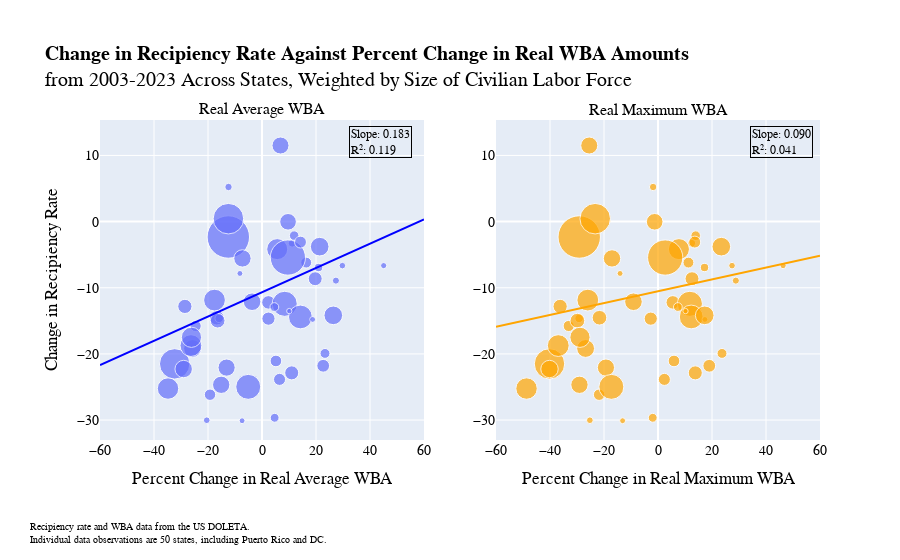

The cell this chart's notebook holds for it:
### Code cell
X = sm.add_constant(pct_changes_laborforce[['% Change in Real Maximum WBA (2003-2023)']])
y = pct_changes_laborforce['Change in Recipiency Rate (2003-2023)']
w = pct_changes_laborforce['Civilian Labor Force']

model = sm.WLS(y, X, weights=w).fit()

x_range = np.linspace(-60, 60, 100)
x_pred = pd.DataFrame({
    'const': 1,  # matches sm.add_constant()
    X.columns[1]: x_range
})
y_pred = model.predict(x_pred)
x_pred = x_pred[f'{X.columns[1]}']

X = sm.add_constant(pct_changes_laborforce[['% Change in Real Average WBA (2003-2023)']])
y = pct_changes_laborforce['Change in Recipiency Rate (2003-2023)']
w = pct_changes_laborforce['Civilian Labor Force']

model = sm.WLS(y, X, weights=w).fit()

x_range2 = np.linspace(-60, 60, 100)
x_pred2 = pd.DataFrame({
    'const': 1,
    X.columns[1]: x_range2
})
y_pred2 = model.predict(x_pred2)
x_pred2 = x_pred2[f'{X.columns[1]}']

fig1 = px.scatter(data_frame = pct_changes_laborforce,
                 x = '% Change in Real Average WBA (2003-2023)',
                 y = 'Change in Recipiency Rate (2003-2023)',
                 size = 'Civilian Labor Force',
                 size_max = 30,
                 hover_data = ['State'],
                 height=500)
fig1.add_trace(go.Scatter(
    x=x_pred2,
    y=y_pred2,
    mode='lines',
    line=dict(color='blue', width=2),
    opacity=1,
    showlegend=False
))

fig2 = px.scatter(data_frame = pct_changes_laborforce,
                 x = '% Change in Real Maximum WBA (2003-2023)',
                 y = 'Change in Recipiency Rate (2003-2023)',
                 size = 'Civilian Labor Force',
                 size_max = 30,
                 hover_data = ['State'],
                 height=500,
                 color_discrete_sequence=['rgba(255, 165, 0,1)'])

fig2.add_trace(go.Scatter(
    x=x_pred,
    y=y_pred,
    mode='lines',
    line=dict(color='orange', width=2),
    opacity=1,
    showlegend=False
))

fig = make_subplots(rows=1, cols=2, subplot_titles=("Real Average WBA", "Real Maximum WBA"))

# Add traces from fig1 to subplot 1
for trace in fig1.data:
    fig.add_trace(trace, row=1, col=1)

# Add traces from fig2 to subplot 2
for trace in fig2.data:
    fig.add_trace(trace, row=1, col=2)
    
fig.update_layout(title_text="<b>Change in Recipiency Rate Against Percent Change in Real WBA Amounts</b> <br>from 2003-2023 Across States, Weighted by Size of Civilian Labor Force",
                   yaxis_title="Change in Recipiency Rate",
                   font=dict(
                        family="Cambria",  
                        size=14,         
                        color="black",
                    )
                  )

fig.update_layout(height=500)
tickvals=[-60, -40, -20, 0, 20, 40, 60]
fig.update_xaxes(title_text="Percent Change in Real Average WBA", tickvals=tickvals, row=1, col=1)
fig.update_xaxes(title_text="Percent Change in Real Maximum WBA", tickvals=tickvals, row=1, col=2)
fig.add_annotation(
    text='Recipiency rate and WBA data from the US DOLETA. <br>Individual data observations are 50 states, including Puerto Rico and DC.',
    showarrow=False,
    xref="paper",
    yref="paper",
    x=-0.1,
    y=-0.25,
    xanchor="left",
    yanchor="top",
    font=dict(size=10),
    align="left"
)
fig.add_annotation(
    xref="paper", yref="paper",
    x=0.99, y=0.98,
    text=f"Slope: {slope_max:.3f}<br>R²: {r_squared_max:.3f}",
    showarrow=False,
    font=dict(size=12, color="black"),
    align="left",
    bordercolor="black",
    borderwidth=1
)
fig.add_annotation(
    xref="paper", yref="paper",
    x=0.39, y=0.98,
    text=f"Slope: {slope_avg:.3f}<br>R²: {r_squared_avg:.3f}",
    showarrow=False,
    font=dict(size=12, color="black"),
    align="left",
    bordercolor="black",
    borderwidth=1
)
fig.update_layout(margin={"l":100,"b":120, "t":120})
fig.show()

### Figure 1 — Plotly figure (JSON) as saved in the notebook; plotly's stock layout.template omitted (floating-point values rounded to 4 significant figures)
{"data": [{"customdata": [["AK"], ["AL"], ["AR"], ["AZ"], ["CA"], ["CO"], ["CT"], ["DC"], ["DE"], ["FL"], ["GA"], ["HI"], ["IA"], ["ID"], ["IL"], ["IN"], ["KS"], ["KY"], ["LA"], ["MA"], ["MD"], ["ME"], ["MI"], ["MN"], ["MO"], ["MS"], ["MT"], ["NC"], ["ND"], ["NE"], ["NH"], ["NJ"], ["NM"], ["NV"], ["NY"], ["OH"], ["OK"], ["OR"], ["PA"], ["PR"], ["RI"], ["SC"], ["SD"], ["TN"], ["TX"], ["UT"], ["VA"], ["VT"], ["WA"], ["WI"], ["WV"], ["WY"]], "hovertemplate": "% Change in Real Average WBA (2003-2023)=%{x}<br>Change in Recipiency Rate (2003-2023)=%{y}<br>Civilian Labor Force=%{marker.size}<br>State=%{customdata[0]}<extra></extra>", "legendgroup": "", "marker": {"color": "#636efa", "size": [354655, 2196500, 1342190, 3176321, 18515964, 2840452, 1874560, 361976, 458476, 9519726, 4866440, 655726, 1677190, 806071, 6502750, 3265095, 1489357, 2027655, 2078119, 3576798, 3103405, 694286, 4883357, 2986417, 3039250, 1281036, 517131, 4717119, 391131, 1009833, 745155, 4545524, 930310, 1391917, 9588250, 5819345, 1794881, 1996107, 6404202, 1213940, 565857, 2223345, 449333, 3126095, 12773524, 1456595, 4195607, 350631, 3573226, 3088940, 794655, 293619], "sizemode": "area", "sizeref": 20570.0, "symbol": "circle"}, "mode": "markers", "name": "", "orientation": "v", "showlegend": false, "type": "scatter", "x": [-7.374, -16.74, -19.25, -3.673, -12.47, 9.647, 2.38, -8.176, -20.46, -32.34, -17.59, 11.17, 22.67, 4.682, 8.396, -25.74, 6.498, 11.01, -28.56, 21.37, -7.241, 20.96, -26.32, 6.848, -13.11, -24.58, 27.38, -34.8, 45.07, 23.33, -15.86, 5.637, 11.91, 5.154, -12.44, 14.23, 2.397, 19.71, -5.098, 16.37, -12.4, -16.43, 29.77, -29.01, 9.584, 14.26, -26.13, 18.76, 26.4, -15.11, 4.582, 10.11], "xaxis": "x", "y": [-30.1, -14.53, -26.17, -12.11, -2.327, -0.03147, -12.21, -7.839, -30.03, -21.51, -11.87, -3.26, -21.8, -29.66, -12.43, -19.18, -23.85, -22.87, -12.82, -3.788, -5.566, -6.939, -18.74, 11.5, -22.07, -15.78, -8.925, -25.24, -6.654, -19.93, -14.62, -4.161, -2.119, -21.07, 0.4404, -14.41, -14.67, -8.636, -24.98, -6.196, 5.23, -14.98, -6.658, -22.28, -5.432, -3.096, -17.49, -14.79, -14.17, -24.67, -12.92, -13.52], "yaxis": "y"}, {"line": {"color": "blue", "width": 2}, "mode": "lines", "opacity": 1, "showlegend": false, "type": "scatter", "x": [-60, -58.79, -57.58, -56.36, -55.15, -53.94, -52.73, -51.52, -50.3, -49.09, -47.88, -46.67, -45.45, -44.24, -43.03, -41.82, -40.61, -39.39, -38.18, -36.97, -35.76, -34.55, -33.33, -32.12, -30.91, -29.7, -28.48, -27.27, -26.06, -24.85, -23.64, -22.42, -21.21, -20, -18.79, -17.58, -16.36, -15.15, -13.94, -12.73, -11.52, -10.3, -9.091, -7.879, -6.667, -5.455, -4.242, -3.03, -1.818, -0.6061, 0.6061, 1.818, 3.03, 4.242, 5.455, 6.667, 7.879, 9.091, 10.3, 11.52, 12.73, 13.94, 15.15, 16.36, 17.58, 18.79, 20, 21.21, 22.42, 23.64, 24.85, 26.06, 27.27, 28.48, 29.7, 30.91, 32.12, 33.33, 34.55, 35.76, 36.97, 38.18, 39.39, 40.61, 41.82, 43.03, 44.24, 45.45, 46.67, 47.88, 49.09, 50.3, 51.52, 52.73, 53.94, 55.15, 56.36, 57.58, 58.79, 60], "xaxis": "x", "y": [-21.7, -21.47, -21.25, -21.03, -20.81, -20.58, -20.36, -20.14, -19.92, -19.69, -19.47, -19.25, -19.03, -18.81, -18.58, -18.36, -18.14, -17.92, -17.69, -17.47, -17.25, -17.03, -16.8, -16.58, -16.36, -16.14, -15.91, -15.69, -15.47, -15.25, -15.03, -14.8, -14.58, -14.36, -14.14, -13.91, -13.69, -13.47, -13.25, -13.02, -12.8, -12.58, -12.36, -12.14, -11.91, -11.69, -11.47, -11.25, -11.02, -10.8, -10.58, -10.36, -10.13, -9.912, -9.69, -9.467, -9.245, -9.023, -8.8, -8.578, -8.356, -8.133, -7.911, -7.689, -7.466, -7.244, -7.022, -6.799, -6.577, -6.355, -6.132, -5.91, -5.688, -5.465, -5.243, -5.021, -4.798, -4.576, -4.354, -4.131, -3.909, -3.687, -3.464, -3.242, -3.02, -2.797, -2.575, -2.353, -2.13, -1.908, -1.686, -1.463, -1.241, -1.019, -0.7965, -0.5742, -0.3519, -0.1295, 0.0928, 0.3151], "yaxis": "y"}, {"customdata": [["AK"], ["AL"], ["AR"], ["AZ"], ["CA"], ["CO"], ["CT"], ["DC"], ["DE"], ["FL"], ["GA"], ["HI"], ["IA"], ["ID"], ["IL"], ["IN"], ["KS"], ["KY"], ["LA"], ["MA"], ["MD"], ["ME"], ["MI"], ["MN"], ["MO"], ["MS"], ["MT"], ["NC"], ["ND"], ["NE"], ["NH"], ["NJ"], ["NM"], ["NV"], ["NY"], ["OH"], ["OK"], ["OR"], ["PA"], ["PR"], ["RI"], ["SC"], ["SD"], ["TN"], ["TX"], ["UT"], ["VA"], ["VT"], ["WA"], ["WI"], ["WV"], ["WY"]], "hovertemplate": "% Change in Real Maximum WBA (2003-2023)=%{x}<br>Change in Recipiency Rate (2003-2023)=%{y}<br>Civilian Labor Force=%{marker.size}<br>State=%{customdata[0]}<extra></extra>", "legendgroup": "", "marker": {"color": "rgba(255, 165, 0,1)", "size": [354655, 2196500, 1342190, 3176321, 18515964, 2840452, 1874560, 361976, 458476, 9519726, 4866440, 655726, 1677190, 806071, 6502750, 3265095, 1489357, 2027655, 2078119, 3576798, 3103405, 694286, 4883357, 2986417, 3039250, 1281036, 517131, 4717119, 391131, 1009833, 745155, 4545524, 930310, 1391917, 9588250, 5819345, 1794881, 1996107, 6404202, 1213940, 565857, 2223345, 449333, 3126095, 12773524, 1456595, 4195607, 350631, 3573226, 3088940, 794655, 293619], "sizemode": "area", "sizeref": 20570.0, "symbol": "circle"}, "mode": "markers", "name": "", "orientation": "v", "showlegend": false, "type": "scatter", "x": [-13.11, -21.67, -21.81, -9.089, -29.17, -1.228, 5.477, -14.06, -25.23, -40.18, -26.0, 12.5, 18.99, -1.953, 11.8, -26.81, 2.352, 13.81, -36.24, 23.45, -17.03, 17.23, -36.94, -25.47, -19.29, -33.07, 28.83, -48.69, 46.33, 23.71, -29.22, 7.752, 13.96, 5.925, -23.26, 12.3, -2.681, 12.6, -17.28, 11.27, -1.798, -29.86, 27.42, -40.18, 2.667, 13.61, -28.9, 17.36, 17.3, -29.08, 7.356, 10.18], "xaxis": "x2", "y": [-30.1, -14.53, -26.17, -12.11, -2.327, -0.03147, -12.21, -7.839, -30.03, -21.51, -11.87, -3.26, -21.8, -29.66, -12.43, -19.18, -23.85, -22.87, -12.82, -3.788, -5.566, -6.939, -18.74, 11.5, -22.07, -15.78, -8.925, -25.24, -6.654, -19.93, -14.62, -4.161, -2.119, -21.07, 0.4404, -14.41, -14.67, -8.636, -24.98, -6.196, 5.23, -14.98, -6.658, -22.28, -5.432, -3.096, -17.49, -14.79, -14.17, -24.67, -12.92, -13.52], "yaxis": "y2"}, {"line": {"color": "orange", "width": 2}, "mode": "lines", "opacity": 1, "showlegend": false, "type": "scatter", "x": [-60, -58.79, -57.58, -56.36, -55.15, -53.94, -52.73, -51.52, -50.3, -49.09, -47.88, -46.67, -45.45, -44.24, -43.03, -41.82, -40.61, -39.39, -38.18, -36.97, -35.76, -34.55, -33.33, -32.12, -30.91, -29.7, -28.48, -27.27, -26.06, -24.85, -23.64, -22.42, -21.21, -20, -18.79, -17.58, -16.36, -15.15, -13.94, -12.73, -11.52, -10.3, -9.091, -7.879, -6.667, -5.455, -4.242, -3.03, -1.818, -0.6061, 0.6061, 1.818, 3.03, 4.242, 5.455, 6.667, 7.879, 9.091, 10.3, 11.52, 12.73, 13.94, 15.15, 16.36, 17.58, 18.79, 20, 21.21, 22.42, 23.64, 24.85, 26.06, 27.27, 28.48, 29.7, 30.91, 32.12, 33.33, 34.55, 35.76, 36.97, 38.18, 39.39, 40.61, 41.82, 43.03, 44.24, 45.45, 46.67, 47.88, 49.09, 50.3, 51.52, 52.73, 53.94, 55.15, 56.36, 57.58, 58.79, 60], "xaxis": "x2", "y": [-15.91, -15.8, -15.7, -15.59, -15.48, -15.37, -15.26, -15.15, -15.04, -14.94, -14.83, -14.72, -14.61, -14.5, -14.39, -14.28, -14.18, -14.07, -13.96, -13.85, -13.74, -13.63, -13.52, -13.42, -13.31, -13.2, -13.09, -12.98, -12.87, -12.76, -12.66, -12.55, -12.44, -12.33, -12.22, -12.11, -12.0, -11.9, -11.79, -11.68, -11.57, -11.46, -11.35, -11.25, -11.14, -11.03, -10.92, -10.81, -10.7, -10.59, -10.49, -10.38, -10.27, -10.16, -10.05, -9.942, -9.834, -9.725, -9.617, -9.508, -9.4, -9.291, -9.183, -9.074, -8.966, -8.857, -8.749, -8.64, -8.531, -8.423, -8.314, -8.206, -8.097, -7.989, -7.88, -7.772, -7.663, -7.555, -7.446, -7.337, -7.229, -7.12, -7.012, -6.903, -6.795, -6.686, -6.578, -6.469, -6.361, -6.252, -6.143, -6.035, -5.926, -5.818, -5.709, -5.601, -5.492, -5.384, -5.275, -5.167], "yaxis": "y2"}], "layout": {"annotations": [{"font": {"size": 16}, "showarrow": false, "text": "Real Average WBA", "x": 0.225, "xanchor": "center", "xref": "paper", "y": 1, "yanchor": "bottom", "yref": "paper"}, {"font": {"size": 16}, "showarrow": false, "text": "Real Maximum WBA", "x": 0.775, "xanchor": "center", "xref": "paper", "y": 1, "yanchor": "bottom", "yref": "paper"}, {"align": "left", "font": {"size": 10}, "showarrow": false, "text": "Recipiency rate and WBA data from the US DOLETA. <br>Individual data observations are 50 states, including Puerto Rico and DC.", "x": -0.1, "xanchor": "left", "xref": "paper", "y": -0.25, "yanchor": "top", "yref": "paper"}, {"align": "left", "bordercolor": "black", "borderwidth": 1, "font": {"color": "black", "size": 12}, "showarrow": false, "text": "Slope: 0.090<br>R²: 0.041", "x": 0.99, "xref": "paper", "y": 0.98, "yref": "paper"}, {"align": "left", "bordercolor": "black", "borderwidth": 1, "font": {"color": "black", "size": 12}, "showarrow": false, "text": "Slope: 0.183<br>R²: 0.119", "x": 0.39, "xref": "paper", "y": 0.98, "yref": "paper"}], "autosize": true, "font": {"color": "black", "family": "Cambria", "size": 14}, "margin": {"b": 120, "l": 100, "t": 120}, "title": {"text": "<b>Change in Recipiency Rate Against Percent Change in Real WBA Amounts</b> <br>from 2003-2023 Across States, Weighted by Size of Civilian Labor Force"}, "xaxis": {"anchor": "y", "autorange": true, "domain": [0, 0.45], "range": [-60, 60], "tickvals": [-60, -40, -20, 0, 20, 40, 60], "title": {"text": "Percent Change in Real Average WBA"}, "type": "linear"}, "xaxis2": {"anchor": "y2", "autorange": true, "domain": [0.55, 1], "range": [-60, 60], "tickvals": [-60, -40, -20, 0, 20, 40, 60], "title": {"text": "Percent Change in Real Maximum WBA"}, "type": "linear"}, "yaxis": {"anchor": "x", "autorange": true, "domain": [0, 1], "range": [-33.17, 15.74], "title": {"text": "Change in Recipiency Rate"}, "type": "linear"}, "yaxis2": {"anchor": "x2", "autorange": true, "domain": [0, 1], "range": [-33.17, 15.74], "type": "linear"}}}
